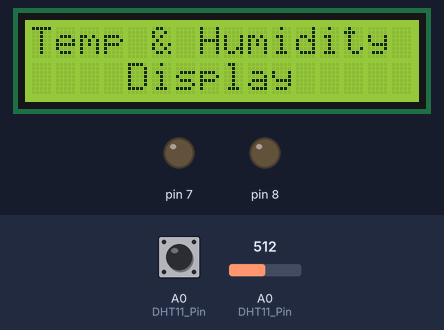
This sketch was run on a simulated Arduino Uno, built with avr-gcc and run on an emulated ATmega328P. On the bench: 16×2 character LCD, output pins drawn as LEDs (lit = HIGH). The test bench sets the inputs (shaded band); at power-on: A0 (DHT11_Pin) HIGH, A0 (DHT11_Pin) = 512.

Above: at 0.1 s.
At 1.4 s:
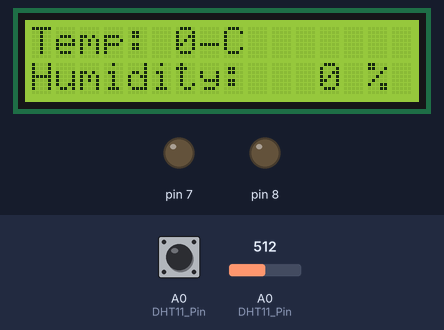
At 3.4 s:
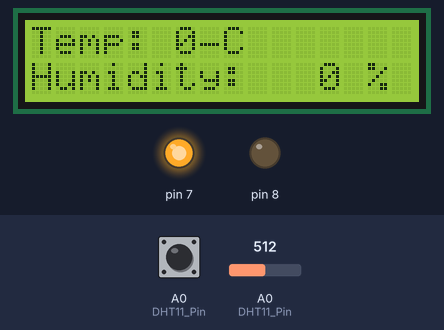
At 3.9 s:
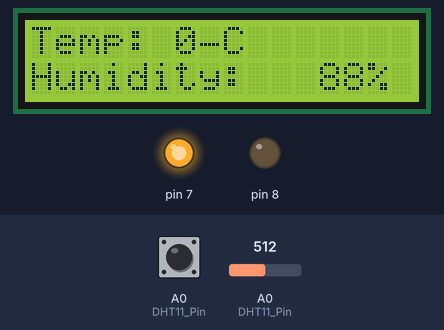
Timing chart, 0 to 5.4 s (numbered marks = the images above):
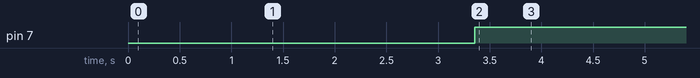

The sketch:

tableau_de_bord1.ino
```cpp
#include<LiquidCrystal.h>
#include<SoftwareSerial.h>

LiquidCrystal lcd(11,12,2,3,4,5);
int degreeCelsius = 0;
int degreeFahrenheit = 0;
float percentHumidity = 0;
float tempCalib=5.3;
float humidCalib=2.8654;


int convertCtoF(float c) { return c * 1.8 + 32; }

void clear(void){
   lcd.setCursor(0,0);
   lcd.print("                ");
   lcd.setCursor(0,1);
   lcd.print("                 ");
  delay(500);
}

void printResultsLCD(void){
  degreeFahrenheit = convertCtoF(degreeCelsius);
  lcd.setCursor(0,0);
  lcd.print("Temp:  ");
  lcd.setCursor(6,0);
  lcd.print(degreeCelsius);
  lcd.print("\260C ");
  //lcd.setCursor(11,0);
  //lcd.print(degreeFahrenheit);
  //lcd.print("\260F ");
  lcd.setCursor(0,1);
  lcd.print("Humidity:   ");
  lcd.print((int)percentHumidity);
  lcd.setCursor(14,1);
  lcd.print("\045 ");  // octal for percent - ascii
  delay(1500);
}

// Global Variables
int DHT11_Pin = A0; // DHT11 Data Pin

int Humidity = 0;
int Temp = 0;
int TempComma = 0;
bool P_DHTError = false; // Checksum Error

// a Delay routine. Call DelayTimer(time in uSec)

void DelayTimer(long int DelayValue){
long int DelayTime = micros();
do {

}while (micros()-DelayTime < DelayValue);
}
// Main DHT Void

void DHT11(){

long int DataTime = 0;

byte Result[45];
byte DataArray = 0;
byte DataCounter = 0;
byte DHTData[4];

bool BlockDHT=false;

// Trigger Sensor - Handshake between
// MCU and DHT  (described in the Datasheet)

pinMode(DHT11_Pin,OUTPUT);
digitalWrite(DHT11_Pin,HIGH);
DelayTimer(250000); //Wait 250millisec
digitalWrite(DHT11_Pin,LOW);
DelayTimer(30000); //Wait 30millisec
digitalWrite(DHT11_Pin,HIGH);
DelayTimer(50); //Wait 50microsec
pinMode(DHT11_Pin,INPUT);
// read the Bits and put them into a Result array (It will count 42 bits. The first two one are unused)

do {
if (digitalRead(DHT11_Pin) == 0 && BlockDHT == false) {BlockDHT = true;Result[DataArray]=(micros()-DataTime);DataArray++;DataTime=micros();} //If DHT pin is low, go to next Dataset
if (digitalRead(DHT11_Pin) == 1) {BlockDHT = false;} // As long as DHT pin is Hight add time in Microseconds to Result

}while((micros()-DataTime) < 150); // if DTH Sensor high for more than 150 usec, leave loop

// Asign 1 or 0 to Result variable. If more than 80uS Data as “1”
// Starting at Data set 02. First two Datasets are ignored!

for (int i=2; i< DataArray; i++) {
if (Result[i] <= 90) Result[i]=0; else Result[i]=1;
}

for (int j=0; j< 5; j++){ // redo it for the 5 Bytes (40 Databits /8 = 5)
for (int i=0; i< 8; i++) {bitWrite(DHTData[j], 7-i, Result[i+2+(j*8)]);} // Create 5 Databytes from the 40 Databits (Ignoring the 2 first Databits)

}
// check checksum }
  Temp = map(((analogRead(A0) - 20) * 3.04), 0, 1023, -40, 125);
  degreeCelsius=Temp;
  percentHumidity = DHTData[0]/humidCalib;
  Temp = DHTData[2]/tempCalib;
  degreeCelsius=Temp;
if (DHTData[4] == (DHTData[0]+DHTData[1]+DHTData[2]+DHTData[3])){Humidity = DHTData[0];Temp = DHTData[2];TempComma = DHTData[3];P_DHTError=false;} else P_DHTError=true; //If Checksum is worng, Temp=99 (Dataset 0-3 in addition = Dataset 4 = Checksum OK)

}

void setup() {
Serial.begin(9600);
  lcd.begin(16,2);
  pinMode(9, INPUT);

  pinMode(8, OUTPUT);
  pinMode(7, OUTPUT);

lcd.setCursor(0,0);
lcd.print("Temp \046 Humidity");
lcd.setCursor(0,1);
lcd.print("    Display    ");
delay(1000);
lcd.clear();
}

void loop() {
DHT11();
printResultsLCD();
DelayTimer(500000); //wait 2,5 sec

  if (Temp > 20){
    for (int i=1; i<2; i++){
    tone(9, 440, 250);
    digitalWrite(8, HIGH);
    digitalWrite (7, LOW);
    }
  }
    if (Temp < 20) {
      for (int i=0; i<1; i++){
      digitalWrite(8, LOW);
      digitalWrite(7, HIGH);
        delay(250);
      }
    }
  }
```

Measured:
- by itself, pin 7: LOW → HIGH at 3.4 s
- what the display in image 1 shows lasts 2.5 s, from 1.4 s to 3.9 s
